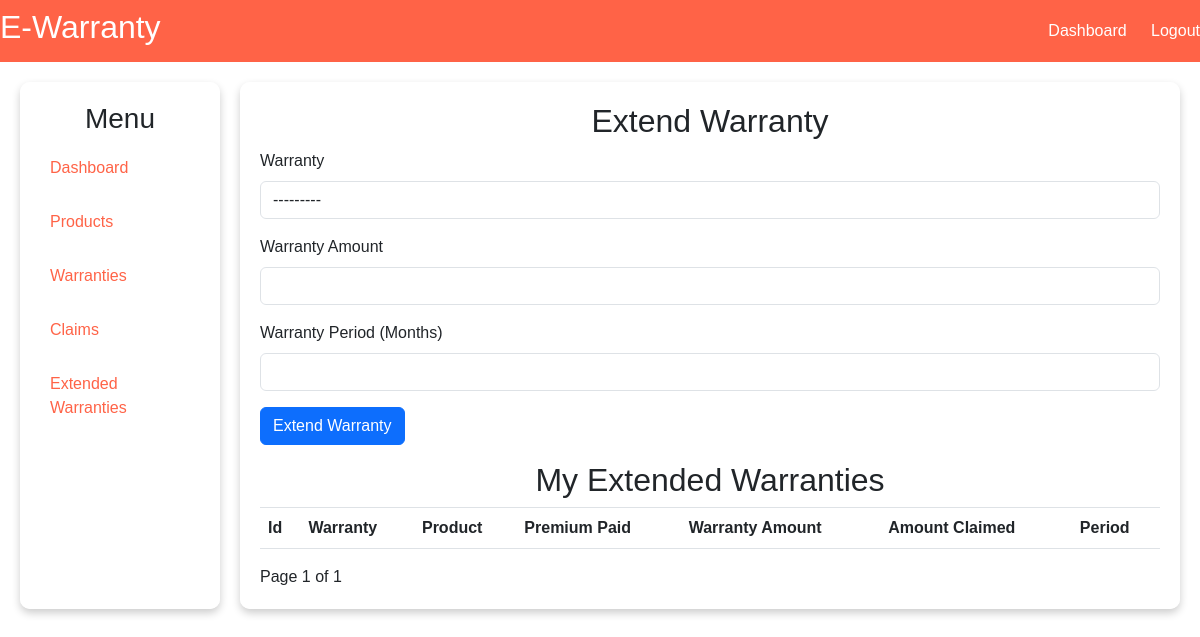
The app's page /customer/extended_warranties (signed in), older data.
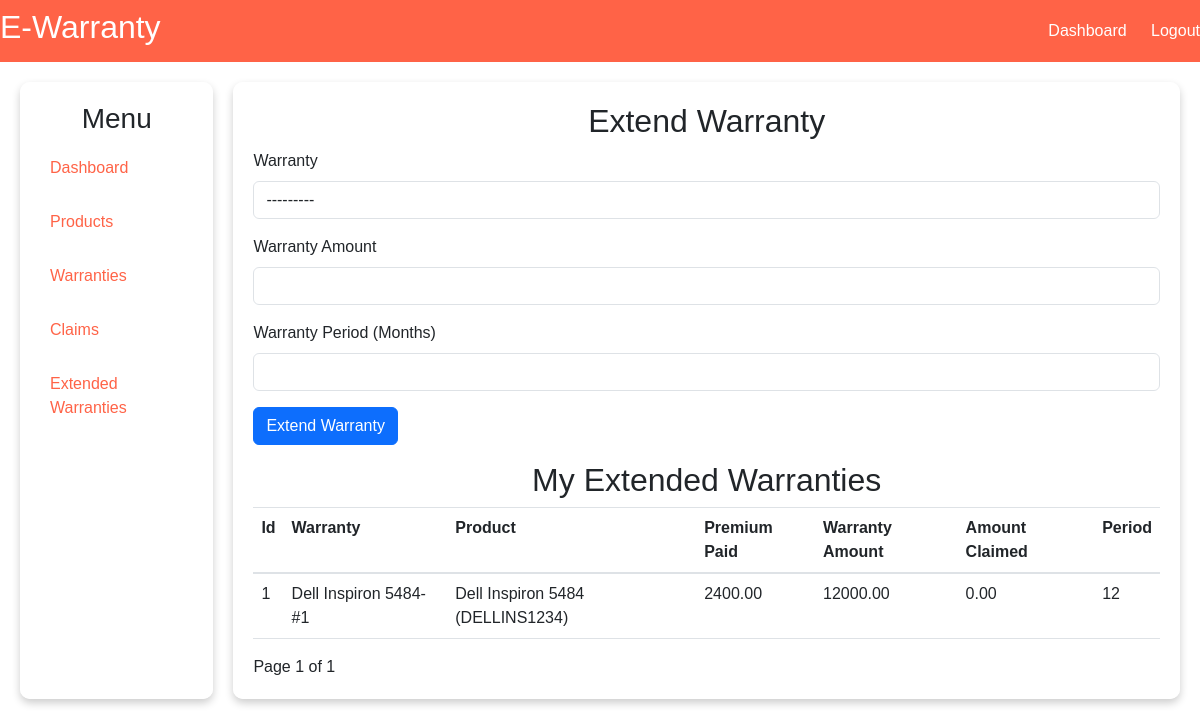
The same page, newer data.
### warranty_management/models.py (models this page shows, shortened)
class ExtendedWarranty(models.Model):
    customer = models.ForeignKey(Customer, on_delete=models.CASCADE, related_name="extended_warranties")
    warranty = models.ForeignKey(Warranty, on_delete=models.CASCADE)
    premium_amount = models.DecimalField(max_digits=15, decimal_places=2)
    warranty_amount = models.DecimalField(max_digits=15, decimal_places=2)
    amount_claimed = models.DecimalField(max_digits=15, decimal_places=2, default=0)
    warranty_period = models.IntegerField()
    remarks = models.TextField(blank=True, null=True)

class Warranty(models.Model):
    STATUS_CHOICES = [
        ('PENDING', 'Pending'),
        ('ACTIVE', 'Active'),
        ('REJECTED', 'Rejected'),
        ('EXPIRED','Expired')
    ]
    customer = models.ForeignKey(Customer, on_delete=models.CASCADE, related_name='warranties')
    product = models.ForeignKey(Product, on_delete=models.CASCADE)
    warranty_period_months = models.PositiveIntegerField()  # warranty duration in months
    expiration_date = models.DateField(blank=True, null=True)
    terms_and_conditions = models.TextField(blank=True, null=True)
    warranty_document = models.FileField(upload_to='documents/warranties/', blank=True, null=True)  # Add document upload field
    document_url=models.CharField(max_length=1024, blank=True, null=True)
    status = models.CharField(max_length=10, choices=STATUS_CHOICES, default='PENDING')
    def __str__(self):
        return f"{self.product.product_name}- #{self.id}"

class Product(models.Model):
    customer = models.ForeignKey(Customer, on_delete=models.CASCADE)
    product_name = models.CharField(max_length=100)
    serial_number = models.CharField(max_length=100, unique=True)
    purchase_date = models.DateField()
    category = models.CharField(max_length=100)
    purchase_document = models.FileField(upload_to='documents/products/', blank=True, null=True)
    document_url=models.CharField(max_length=1024, blank=True, null=True)
    description = models.TextField(blank=True, null=True)
    purchase_amount = models.DecimalField(max_digits=15, decimal_places=2)
    def __str__(self):
        return f"{self.product_name} ({self.serial_number})"

### customer/views.py (the view, shortened to what this page needs)
# urls.py: path('extended_warranties', views.extend_warranty, name='extend_warranty')
def extend_warranty(request):
    data = {}
    customer = get_customer(request)
    try:
        warranties = WMS_MODALS.ExtendedWarranty.objects.filter(customer = customer)
        paginator = Paginator(warranties, 3)
        page_number = request.GET.get('page')
        page_obj = paginator.get_page(page_number)
        data['page_obj'] = page_obj
    except WarrantyException as e:
        messages.error(request, str(e))
    except Exception as e:
        print('Extend Warranty Exception: ',e)
        messages.error(request, str(e))
    form= WMS_FORMS.ExtendedWarrantyForm(customer=customer)
    data['form'] = form
    data['customer'] = customer
    return render(request, 'customer/extended_warranty.html', context=data)

### warranty_management/forms.py
class ExtendedWarrantyForm(forms.ModelForm):
    class Meta:
        model = ExtendedWarranty
        fields = ['warranty', 'warranty_amount', 'warranty_period']
        widgets = {
            'warranty': forms.Select(attrs={'class': 'form-control'}),
        }
    def __init__(self,*args, **kwargs):
        customer = kwargs.pop('customer', None)
        super().__init__(*args, **kwargs)
        print('extended warranty customer: ', customer)
        if customer:
            expired_warranties = get_warranties_by_status(WMS_MODELS,customer,"EXPIRED")
            print('expired_warranties: ', expired_warranties)
            self.fields['warranty'].queryset = expired_warranties

### customer/models.py (called while the page is built)
    def __str__(self):
        return self.user.username

### customer/views.py (called while the page is built)
def get_customer(request):
    return customer_models.Customer.objects.get(user=request.user)

### wms_library/helpers/data_helper.py (called while the page is built)
def get_warranties_by_status(WMS_MODELS, customer, status):
    return WMS_MODELS.Warranty.objects.filter(customer=customer,status=status)

### templates/customer/extended_warranty.html (shortened to what this page needs)
{%  extends 'customer/base.html' %}
{% load static %}
{% load widget_tweaks %}
    {% block content %}
    <div class="content-header">
        <h2>Extend Warranty</h2>
    </div>
    <div class="form-container">
        <form method="POST" action="{% url 'extend_warranty' %}" enctype="multipart/form-data">
            <div class="form-group">
                <label for="warranty">Warranty</label>
                {% render_field form.warranty class="form-control" %}
            </div>
            <div class="form-group">
                <label for="warranty_amount">Warranty Amount</label>
                {% render_field form.warranty_amount class="form-control" %}
            </div>
             <div class="form-group">
                <label for="warranty_period">Warranty Period (Months)</label>
                {% render_field form.warranty_period class="form-control" %}
            </div>
            <div class="form-group">
                <button type="submit" class="btn btn-primary ">Extend Warranty</button>
            </div>
        </form>
    </div>
    <h2>My Extended Warranties</h2>
    <div class="products-list">
        <table class="table table-hover">
            <tr scope="">
                <th scope="col">Id</th>
                <th scope="col">Warranty</th>
                <th scope="col">Product</th>
                <th scope="col">Premium Paid</th>
                <th scope="col">Warranty Amount</th>
                <th scope="col">Amount Claimed</th>
                <th scope="col"> Period</th>
            </tr>
            <tbody>
        {% for ew in page_obj %}
                    <tr scope="row">
                        <td>{{ ew.id }}</td>
                        <td>{{ ew.warranty }}</td>
                        <td>{{ ew.warranty.product }}</td>
                        <td>{{ ew.premium_amount }}</td>
                        <td>{{ ew.warranty_amount }}</td>
                        <td>{{ew.amount_claimed}}</td>
                        <td>{{ew.warranty_period}}</td>
                    </tr>
        {% empty %}
            </tbody>
        {% endfor %}
        </table>
    </div>
    <div class="pagination">
        <span>Page {{ page_obj.number }} of {{ page_obj.paginator.num_pages }}</span>
    </div>
    {% endblock %}

Row changes from the older to the newer data that the page shows:
added ExtendedWarranty: id "1", warranty "Dell Inspiron 5484- #1", warranty.product "Dell Inspiron 5484 (DELLINS1234)", premium_amount "2400.00", warranty_amount "12000.00", amount_claimed "0.00", warranty_period "12"
